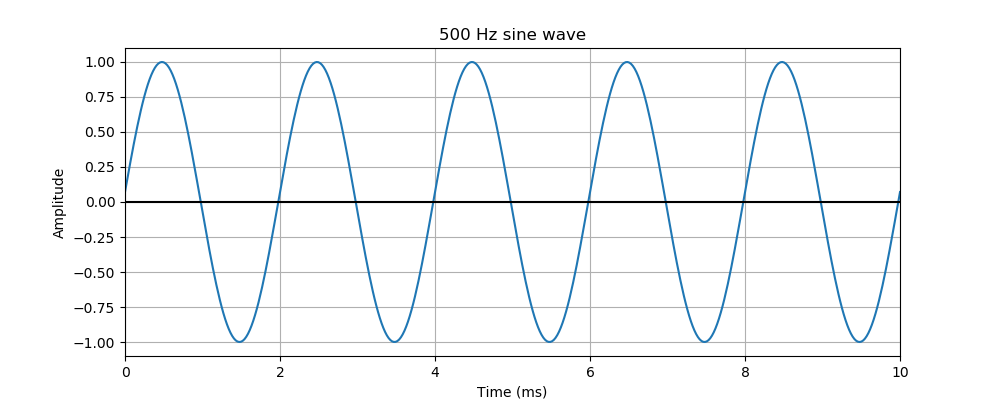

Recreate this plot in Python.
# Author:  Martin McBride
# Created: 2021-09-12
# Copyright (C) 2021, Martin McBride
# License: MIT

from pysound.buffer import BufferParams
from pysound.oscillators import sine_wave
from pysound import soundfile
from pysound.graphs import Plotter

## Create a sine wave at 500 Hz
params = BufferParams()
out = sine_wave(params, frequency=500)
soundfile.save(params, '/tmp/sine-500.wav', out)

## Plot a graph of the first part of the previous sine wave
Plotter(params, 'sine-500.png', out).with_timerange(0, 0.01)\
                                    .with_title("500 Hz sine wave")\
                                    .in_milliseconds()\
                                    .plot()

## Create a sine wave at 250 Hz
params = BufferParams()
out = sine_wave(params, frequency=250)
soundfile.save(params, '/tmp/sine-250.wav', out)

## Plot a graph of the first part of the previous sine wave
Plotter(params, 'sine-250.png', out).with_timerange(0, 0.01)\
                                    .with_title("250 Hz sine wave")\
                                    .in_milliseconds()\
                                    .plot()

## Create a sine wave at 500 Hz, amplitude 0.6
params = BufferParams()
out = sine_wave(params, frequency=500, amplitude=0.6)
soundfile.save(params, '/tmp/sine-500-6.wav', out)

## Plot a graph of the first part of the previous sine wave
Plotter(params, 'sine-500-6.png', out).with_timerange(0, 0.01)\
                                    .with_title("500 Hz sine wave, amplitude 0.6")\
                                    .with_yrange(-1, 1)\
                                    .in_milliseconds()\
                                    .plot()

## Create a sine wave at 500 Hz, amplitude 0.3, offset .4
params = BufferParams()
out = sine_wave(params, frequency=500, amplitude=0.3, offset=0.4)
soundfile.save(params, '/tmp/sine-500-3-4.wav', out)

## Plot a graph of the first part of the previous sine wave
Plotter(params, 'sine-500-3-4.png', out).with_timerange(0, 0.01)\
                                    .with_title("500 Hz sine wave, amplitude 0.3, offset 0.4")\
                                    .with_yrange(-1, 1)\
                                    .in_milliseconds()\
                                    .plot()




